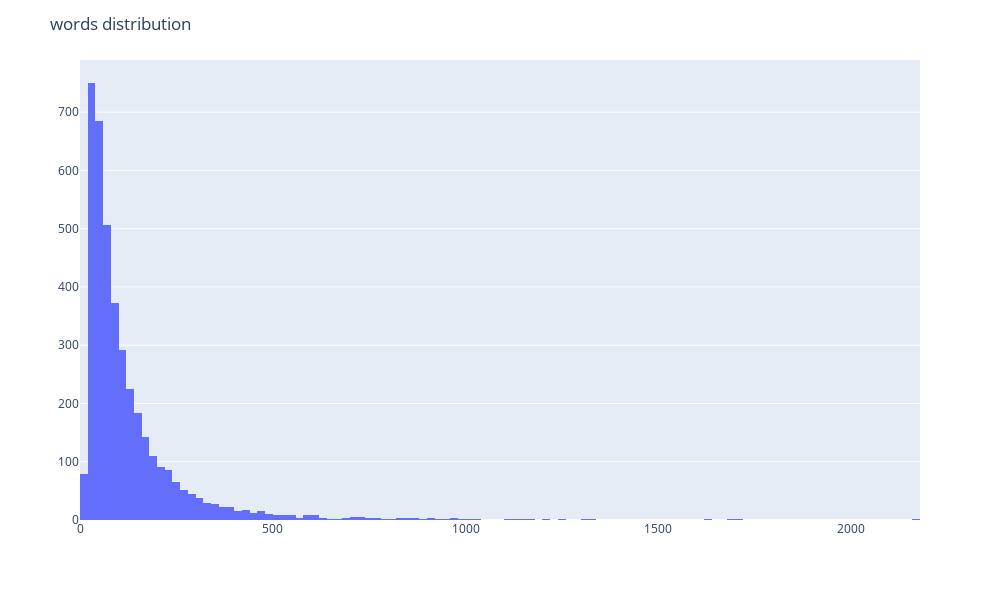

The cell this chart's notebook holds for it:
### Code cell
wordhist = npt.word_distribution(title='words distribution')
wordhist.write_html("Resources/wordhistogram.html")
wordhist

### Figure 1 — Plotly figure (JSON) as saved in the notebook; plotly's stock layout.template omitted (floating-point values rounded to 4 significant figures; data arrays with more than 128 entries replaced by an {"elided": "..."} marker saying what was removed)
{"data": [{"alignmentgroup": "True", "bingroup": "x", "hovertemplate": "Review_Text_length=%{x}<br>count=%{y}<extra></extra>", "legendgroup": "", "marker": {"color": "#636efa"}, "name": "", "offsetgroup": "", "orientation": "v", "showlegend": false, "type": "histogram", "x": {"elided": "4004 int values"}, "xaxis": "x", "yaxis": "y"}], "layout": {"barmode": "relative", "height": 600, "legend": {"tracegroupgap": 0}, "margin": {"t": 60}, "title": {"text": "words distribution"}, "width": 1000, "xaxis": {"anchor": "y", "domain": [0, 1], "title": {"text": ""}}, "yaxis": {"anchor": "x", "domain": [0, 1], "title": {"text": ""}}}}
